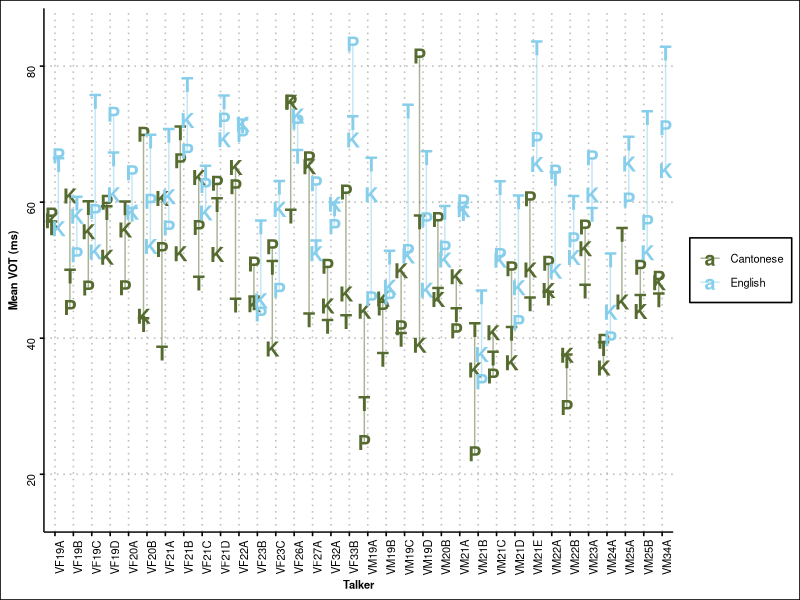
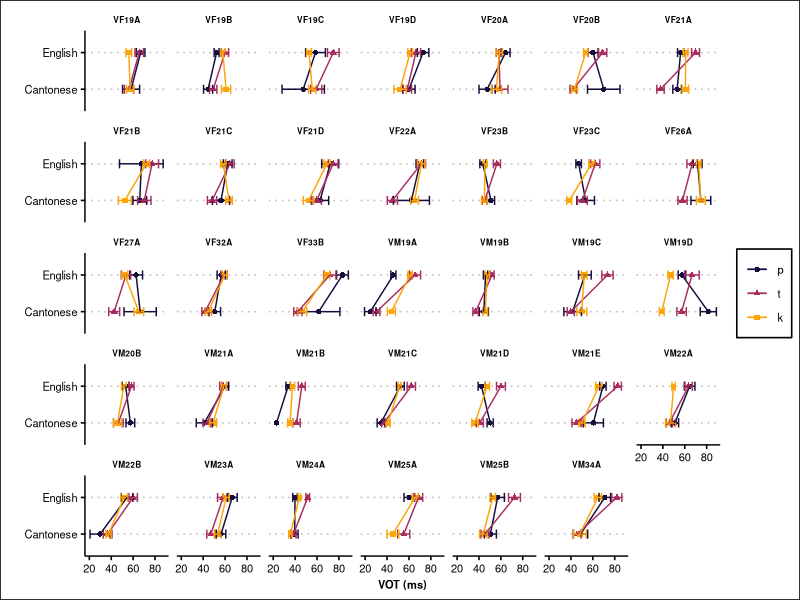
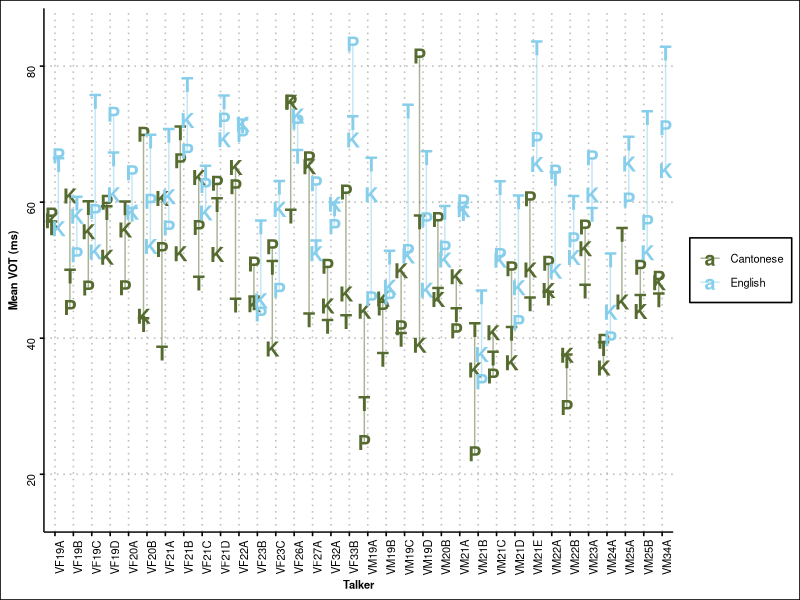

These figures' R source, in order:
## ---- chunk 1
knitr::opts_chunk$set(echo = TRUE)
## ---- chunk 2
library(tidyverse)
library(ggthemes)

theme_set(
  theme_clean() + 
  theme(
      legend.title = element_blank(),
      legend.text = element_text(size=8),
      legend.position = 'bottom',
      axis.title.x = element_text(size = 8, face='bold'),
      axis.title.y = element_text(size = 8, face='bold'),
      axis.text.x = element_text(size = 8),
      axis.text.y = element_text(size = 8),
      strip.text = element_text(size = 8, face='bold'),
      )
  )
## ---- chunk 3
df <- read_csv('ptk_clean_20210331.csv') # this version used for interspeech
head(df)
## ---- chunk 4
df %>%
  group_by(talker, segment, language) %>%
  summarise(mv = mean(vot_ms)) %>%
  ungroup() %>%
  pivot_wider(names_from = 'segment', values_from = 'mv') %>%
  ungroup() %>%
  drop_na() %>%
  group_by(language) %>%
  summarise(
    pt = sum(p<t)/n(), 
    tk = sum(t<k)/n(), 
    pk = sum(p<k)/n(),
    n=n()
    )
## ---- chunk 5
df %>%
  group_by(talker, segment, language) %>%
  summarise(mv = mean(vot_ms), n=n()) %>%
  filter(n>=10) %>%
  select(talker, segment, language, mv) %>%
  ungroup() %>%
  pivot_wider(names_from = 'segment', values_from = 'mv') %>%
  ungroup() %>%
  drop_na() %>%
  group_by(language) %>%
  summarise(
    pt = sum(p<t)/n(), 
    tk = sum(t<k)/n(), 
    pk = sum(p<k)/n(),
    n=n()
    )
## ---- chunk 6
df %>%
  group_by(talker, segment, language) %>%
  summarise(n = n()) %>%
  ungroup() %>%
  group_by(language, segment) %>%
  summarise(min(n), mean(n), max(n))
## ---- chunk 7
df %>%
  group_by(talker, language, segment) %>%
  summarise(mean_vot = mean(vot_ms), sd_vot = sd(vot_ms), n=n()) %>%
  ungroup() %>%
  mutate(segment = str_to_upper(segment)) %>%
  ggplot(aes(y=mean_vot, x=talker, color=language, label=segment)) +
    geom_text(fontface='bold', size=5, position=position_dodge(width = 0.75)) +
    geom_line(alpha=0.5, position=position_dodge(width = 0.75)) +
    # scale_color_viridis_d(option = 'inferno', begin = 0.1, end = 0.8) +
    scale_color_manual(values = c('darkolivegreen','skyblue')) +
  ylab('Mean VOT (ms)') +
  xlab('Talker') +
  scale_y_continuous(limits = c(15, 85))+
    theme(
      axis.text = element_text(angle=90),
      panel.grid.major.x = element_line(color = 'gray', linetype='dotted'),
      legend.position = 'right'
    )

ggsave('ordrel.png', height=3.5, width = 12, units='in') # This used in ISBPAC poster
## ---- chunk 8
std.error <- function(x, na.rm = T) {
  sqrt(var(x, na.rm = na.rm)/length(x[complete.cases(x)]))
}

df$segment <- as_factor(df$segment)
df$segment <- forcats::fct_relevel(df$segment, 'p','t','k')
levels(df$segment)
## ---- chunk 9
df %>%
  group_by(talker, language, segment) %>%
  summarise(mean_vot = mean(vot_ms), se_vot = std.error(vot_ms), n=n()) %>%
  ungroup() %>%
  ggplot(aes(y=language, x=mean_vot, shape=segment, color=segment)) +
    geom_point() +
    geom_errorbar(position = "identity", width = .25, aes(xmin = mean_vot-se_vot, xmax = mean_vot+se_vot)) +
    geom_line(aes(group=segment)) +
    scale_color_viridis_d(option = 'inferno', begin = 0.1, end = 0.8) +
    facet_wrap(~talker, ncol=7)+
    labs(y="",  x="VOT (ms)") + 
    theme(
      strip.text = element_text(size=6),
      legend.position = 'right'
    )

# ggsave('ptk_vot_individuals2.png', height = 3, width = 8, units='in') # Used in interspeech paper with manually moved legend - don't re-run
